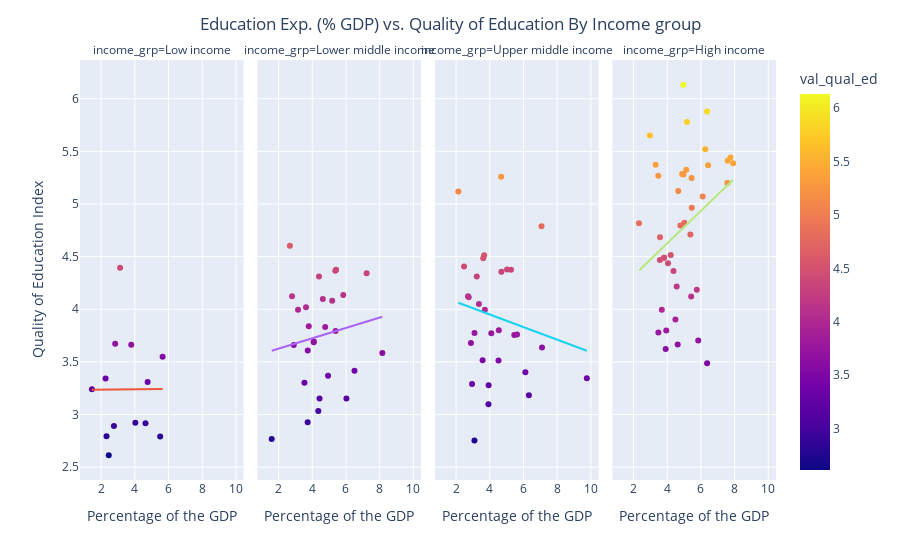

Notebook cell for this chart:
### Markdown cell above
While the R2 across the different income groups is still low. We can see that the trend. It emphasis the gap; low income countries remain locked even if they increased the education expenditure and the high income increases as they increase the budget

Let's check if the tren holds when we add all the years as independent data points

### Code cell
px.scatter(data_frame=df_gdp_qual,x='edu_pcnt_gdp',y='val_qual_ed',color='val_qual_ed',hover_data=['country_name','year'],facet_col='income_grp',trendline='ols', category_orders=income_grp_ord)
fig.update_layout(
    title={
        'text': 'Education Exp. (% GDP) vs. Quality of Education By Income group',
        'x':0.5,
        'xanchor': 'center'},
    xaxis_title='Percentage of the GDP',
    yaxis_title='Quality of Education Index'
)
fig.for_each_xaxis(lambda x: x.update(title = 'Percentage of the GDP'))
fig.show()

### Figure 1 — Plotly figure (JSON) as saved in the notebook; plotly's stock layout.template omitted (floating-point values rounded to 4 significant figures)
{"data": [{"hovertemplate": "<b>%{hovertext}</b><br><br>income_grp=Low income<br>edu_pcnt_gdp=%{x}<br>val_qual_ed=%{marker.color}<extra></extra>", "hovertext": ["Republic of Burundi", "Democratic Republic of the Congo", "Federal Democratic Republic of Ethiopia", "Republic of Guinea", "Republic of Liberia", "Republic of Madagascar", "Republic of Mali", "Republic of Mozambique", "Republic of Malawi", "Republic of Rwanda", "Republic of Sierra Leone", "Republic of Chad", "Republic of Uganda"], "legendgroup": "", "marker": {"color": [3.31, 3.241, 3.549, 2.795, 2.892, 3.672, 3.664, 2.79, 2.923, 4.394, 2.917, 2.613, 3.343], "coloraxis": "coloraxis", "symbol": "circle"}, "mode": "markers", "name": "", "orientation": "v", "showlegend": false, "type": "scatter", "x": [4.762, 1.455, 5.65, 2.32, 2.761, 2.836, 3.79, 5.506, 4.031, 3.126, 4.636, 2.455, 2.263], "xaxis": "x", "y": [3.31, 3.241, 3.549, 2.795, 2.892, 3.672, 3.664, 2.79, 2.923, 4.394, 2.917, 2.613, 3.343], "yaxis": "y"}, {"hovertemplate": "<b>OLS trendline</b><br>val_qual_ed = 0.00131219 * edu_pcnt_gdp + 3.23399<br>R<sup>2</sup>=0.000012<br><br>income_grp=Low income<br>edu_pcnt_gdp=%{x}<br>val_qual_ed=%{y} <b>(trend)</b><extra></extra>", "legendgroup": "", "marker": {"symbol": "circle"}, "mode": "lines", "name": "", "showlegend": false, "type": "scatter", "x": [1.455, 2.263, 2.32, 2.455, 2.761, 2.836, 3.126, 3.79, 4.031, 4.636, 4.762, 5.506, 5.65], "xaxis": "x", "y": [3.236, 3.237, 3.237, 3.237, 3.238, 3.238, 3.238, 3.239, 3.239, 3.24, 3.24, 3.241, 3.241], "yaxis": "y"}, {"hovertemplate": "<b>%{hovertext}</b><br><br>income_grp=Lower middle income<br>edu_pcnt_gdp=%{x}<br>val_qual_ed=%{marker.color}<extra></extra>", "hovertext": ["Republic of Benin", "Kingdom of Bhutan", "Republic of Cameroon", "Republic of Cabo Verde", "People's Democratic Republic of Algeria", "Republic of Ghana", "Republic of Honduras", "Republic of Haiti", "Republic of Indonesia", "Islamic Republic of Iran", "Republic of Kenya", "Kyrgyz Republic", "Democratic Socialist Republic of Sri Lanka", "Kingdom of Lesotho", "Mongolia", "Republic of Nicaragua", "Nepal", "Islamic Republic of Pakistan", "Republic of the Philippines", "Republic of Senegal", "Republic of El Salvador", "Republic of Tajikistan", "United Republic of Tanzania", "Ukraine", "Socialist Republic of Vietnam", "Republic of Zambia", "Republic of Zimbabwe"], "legendgroup": "", "marker": {"color": [3.303, 4.341, 3.995, 4.08, 3.417, 4.019, 3.369, 2.768, 4.603, 3.838, 4.365, 3.152, 4.124, 3.584, 3.693, 3.032, 3.831, 3.66, 4.312, 4.097, 2.928, 4.135, 3.151, 4.374, 3.687, 3.609, 3.793], "coloraxis": "coloraxis", "symbol": "circle"}, "mode": "markers", "name": "", "orientation": "v", "showlegend": false, "type": "scatter", "x": [3.536, 7.226, 3.155, 5.182, 6.505, 3.627, 4.937, 1.591, 2.67, 3.79, 5.367, 6.026, 2.799, 8.157, 4.089, 4.358, 4.767, 2.9, 4.4, 4.625, 3.725, 5.838, 4.431, 5.412, 4.086, 3.73, 5.381], "xaxis": "x2", "y": [3.303, 4.341, 3.995, 4.08, 3.417, 4.019, 3.369, 2.768, 4.603, 3.838, 4.365, 3.152, 4.124, 3.584, 3.693, 3.032, 3.831, 3.66, 4.312, 4.097, 2.928, 4.135, 3.151, 4.374, 3.687, 3.609, 3.793], "yaxis": "y2"}, {"hovertemplate": "<b>OLS trendline</b><br>val_qual_ed = 0.0490642 * edu_pcnt_gdp + 3.52818<br>R<sup>2</sup>=0.021246<br><br>income_grp=Lower middle income<br>edu_pcnt_gdp=%{x}<br>val_qual_ed=%{y} <b>(trend)</b><extra></extra>", "legendgroup": "", "marker": {"symbol": "circle"}, "mode": "lines", "name": "", "showlegend": false, "type": "scatter", "x": [1.591, 2.67, 2.799, 2.9, 3.155, 3.536, 3.627, 3.725, 3.73, 3.79, 4.086, 4.089, 4.358, 4.4, 4.431, 4.625, 4.767, 4.937, 5.182, 5.367, 5.381, 5.412, 5.838, 6.026, 6.505, 7.226, 8.157], "xaxis": "x2", "y": [3.606, 3.659, 3.666, 3.67, 3.683, 3.702, 3.706, 3.711, 3.711, 3.714, 3.729, 3.729, 3.742, 3.744, 3.746, 3.755, 3.762, 3.77, 3.782, 3.791, 3.792, 3.794, 3.815, 3.824, 3.847, 3.883, 3.928], "yaxis": "y2"}, {"hovertemplate": "<b>%{hovertext}</b><br><br>income_grp=Upper middle income<br>edu_pcnt_gdp=%{x}<br>val_qual_ed=%{marker.color}<extra></extra>", "hovertext": ["Republic of Albania", "Argentine Republic", "Republic of Armenia", "Republic of Azerbaijan", "Republic of Bulgaria", "Federative Republic of Brazil", "Republic of Botswana", "People's Republic of China", "Republic of Colombia", "Republic of Costa Rica", "Dominican Republic", "Georgia", "Republic of Guatemala", "Jamaica", "Hashemite Kingdom of Jordan", "Republic of Kazakhstan", "Lebanese Republic", "Republic of Moldova", "United Mexican States", "Republic of Mauritius", "Malaysia", "Republic of Namibia", "Republic of Panama", "Republic of Peru", "Republic of Paraguay", "Romania", "Russian Federation", "Republic of Serbia", "Kingdom of Thailand", "Republic of South Africa"], "legendgroup": "", "marker": {"color": [4.486, 3.757, 4.123, 4.406, 3.773, 3.183, 3.636, 4.514, 3.8, 4.788, 3.097, 3.515, 3.29, 4.375, 4.312, 4.113, 5.119, 3.76, 3.512, 4.377, 5.258, 3.345, 3.68, 3.277, 2.754, 3.774, 4.356, 3.996, 4.051, 3.402], "coloraxis": "coloraxis", "symbol": "circle"}, "mode": "markers", "name": "", "orientation": "v", "showlegend": false, "type": "scatter", "x": [3.612, 5.454, 2.708, 2.474, 4.091, 6.32, 7.1, 3.667, 4.536, 7.07, 3.92, 3.574, 2.95, 5.26, 3.229, 2.751, 2.133, 5.618, 4.518, 5.023, 4.675, 9.76, 2.882, 3.931, 3.09, 3.095, 4.69, 3.71, 3.356, 6.113], "xaxis": "x3", "y": [4.486, 3.757, 4.123, 4.406, 3.773, 3.183, 3.636, 4.514, 3.8, 4.788, 3.097, 3.515, 3.29, 4.375, 4.312, 4.113, 5.119, 3.76, 3.512, 4.377, 5.258, 3.345, 3.68, 3.277, 2.754, 3.774, 4.356, 3.996, 4.051, 3.402], "yaxis": "y3"}, {"hovertemplate": "<b>OLS trendline</b><br>val_qual_ed = -0.0598396 * edu_pcnt_gdp + 4.18955<br>R<sup>2</sup>=0.028203<br><br>income_grp=Upper middle income<br>edu_pcnt_gdp=%{x}<br>val_qual_ed=%{y} <b>(trend)</b><extra></extra>", "legendgroup": "", "marker": {"symbol": "circle"}, "mode": "lines", "name": "", "showlegend": false, "type": "scatter", "x": [2.133, 2.474, 2.708, 2.751, 2.882, 2.95, 3.09, 3.095, 3.229, 3.356, 3.574, 3.612, 3.667, 3.71, 3.92, 3.931, 4.091, 4.518, 4.536, 4.675, 4.69, 5.023, 5.26, 5.454, 5.618, 6.113, 6.32, 7.07, 7.1, 9.76], "xaxis": "x3", "y": [4.062, 4.042, 4.028, 4.025, 4.017, 4.013, 4.005, 4.004, 3.996, 3.989, 3.976, 3.973, 3.97, 3.968, 3.955, 3.954, 3.945, 3.919, 3.918, 3.91, 3.909, 3.889, 3.875, 3.863, 3.853, 3.824, 3.811, 3.766, 3.765, 3.606], "yaxis": "y3"}, {"hovertemplate": "<b>%{hovertext}</b><br><br>income_grp=High income<br>edu_pcnt_gdp=%{x}<br>val_qual_ed=%{marker.color}<extra></extra>", "hovertext": ["Commonwealth of Australia", "Republic of Austria", "Kingdom of Belgium", "Kingdom of Bahrain", "Switzerland", "Republic of Chile", "Republic of Cyprus", "Czech Republic", "Federal Republic of Germany", "Kingdom of Denmark", "Kingdom of Spain", "Republic of Estonia", "Republic of Finland", "French Republic", "United Kingdom of Great Britain and Northern Ireland", "Hellenic Republic", "Hong Kong Special Administrative Region of the People's Republic of China", "Republic of Croatia", "Hungary", "Ireland", "Republic of Iceland", "State of Israel", "Italian Republic", "State of Kuwait", "Republic of Lithuania", "Grand Duchy of Luxembourg", "Republic of Latvia", "Republic of Malta", "Kingdom of the Netherlands", "Kingdom of Norway", "New Zealand", "Sultanate of Oman", "Republic of Poland", "Portuguese Republic", "State of Qatar", "Slovak Republic", "Republic of Slovenia", "Kingdom of Sweden", "Republic of Seychelles", "Republic of Trinidad and Tobago", "Oriental Republic of Uruguay"], "legendgroup": "", "marker": {"color": [5.325, 4.71, 5.367, 4.817, 6.133, 4.122, 4.184, 4.489, 5.284, 5.441, 4.515, 5.281, 5.878, 4.963, 5.246, 3.778, 5.372, 3.622, 3.664, 5.269, 5.411, 5.072, 4.438, 3.486, 4.489, 4.684, 4.364, 5.124, 5.779, 5.386, 5.519, 3.703, 4.217, 4.821, 5.651, 3.799, 4.796, 5.199, 3.995, 4.469, 3.902], "coloraxis": "coloraxis", "symbol": "circle"}, "mode": "markers", "name": "", "orientation": "v", "showlegend": false, "type": "scatter", "x": [5.128, 5.372, 6.425, 2.325, 4.952, 5.42, 5.754, 3.806, 4.883, 7.752, 4.208, 4.956, 6.363, 5.452, 5.444, 3.472, 3.31, 3.906, 4.62, 3.469, 7.584, 6.103, 4.045, 6.365, 3.812, 3.57, 4.37, 4.652, 5.175, 7.912, 6.26, 5.84, 4.558, 5.016, 2.967, 3.941, 4.781, 7.569, 3.677, 3.561, 4.486], "xaxis": "x4", "y": [5.325, 4.71, 5.367, 4.817, 6.133, 4.122, 4.184, 4.489, 5.284, 5.441, 4.515, 5.281, 5.878, 4.963, 5.246, 3.778, 5.372, 3.622, 3.664, 5.269, 5.411, 5.072, 4.438, 3.486, 4.489, 4.684, 4.364, 5.124, 5.779, 5.386, 5.519, 3.703, 4.217, 4.821, 5.651, 3.799, 4.796, 5.199, 3.995, 4.469, 3.902], "yaxis": "y4"}, {"hovertemplate": "<b>OLS trendline</b><br>val_qual_ed = 0.154194 * edu_pcnt_gdp + 4.01036<br>R<sup>2</sup>=0.088652<br><br>income_grp=High income<br>edu_pcnt_gdp=%{x}<br>val_qual_ed=%{y} <b>(trend)</b><extra></extra>", "legendgroup": "", "marker": {"symbol": "circle"}, "mode": "lines", "name": "", "showlegend": false, "type": "scatter", "x": [2.325, 2.967, 3.31, 3.469, 3.472, 3.561, 3.57, 3.677, 3.806, 3.812, 3.906, 3.941, 4.045, 4.208, 4.37, 4.486, 4.558, 4.62, 4.652, 4.781, 4.883, 4.952, 4.956, 5.016, 5.128, 5.175, 5.372, 5.42, 5.444, 5.452, 5.754, 5.84, 6.103, 6.26, 6.363, 6.365, 6.425, 7.569, 7.584, 7.752, 7.912], "xaxis": "x4", "y": [4.369, 4.468, 4.521, 4.545, 4.546, 4.559, 4.561, 4.577, 4.597, 4.598, 4.613, 4.618, 4.634, 4.659, 4.684, 4.702, 4.713, 4.723, 4.728, 4.748, 4.763, 4.774, 4.775, 4.784, 4.801, 4.808, 4.839, 4.846, 4.85, 4.851, 4.898, 4.911, 4.951, 4.976, 4.992, 4.992, 5.001, 5.177, 5.18, 5.206, 5.23], "yaxis": "y4"}], "layout": {"annotations": [{"font": {}, "showarrow": false, "text": "income_grp=Low income", "x": 0.1175, "xanchor": "center", "xref": "paper", "y": 1, "yanchor": "bottom", "yref": "paper"}, {"font": {}, "showarrow": false, "text": "income_grp=Lower middle income", "x": 0.3725, "xanchor": "center", "xref": "paper", "y": 1, "yanchor": "bottom", "yref": "paper"}, {"font": {}, "showarrow": false, "text": "income_grp=Upper middle income", "x": 0.6275, "xanchor": "center", "xref": "paper", "y": 1, "yanchor": "bottom", "yref": "paper"}, {"font": {}, "showarrow": false, "text": "income_grp=High income", "x": 0.8825, "xanchor": "center", "xref": "paper", "y": 1, "yanchor": "bottom", "yref": "paper"}], "coloraxis": {"colorbar": {"title": {"text": "val_qual_ed"}}, "colorscale": [[0, "#0d0887"], [0.1111, "#46039f"], [0.2222, "#7201a8"], [0.3333, "#9c179e"], [0.4444, "#bd3786"], [0.5556, "#d8576b"], [0.6667, "#ed7953"], [0.7778, "#fb9f3a"], [0.8889, "#fdca26"], [1, "#f0f921"]]}, "legend": {"tracegroupgap": 0}, "margin": {"t": 60}, "title": {"text": "Education Exp. (% GDP) vs. Quality of Education By Income group", "x": 0.5, "xanchor": "center"}, "xaxis": {"anchor": "y", "domain": [0, 0.235], "title": {"text": "Percentage of the GDP"}}, "xaxis2": {"anchor": "y2", "domain": [0.255, 0.49], "matches": "x", "title": {"text": "Percentage of the GDP"}}, "xaxis3": {"anchor": "y3", "domain": [0.51, 0.745], "matches": "x", "title": {"text": "Percentage of the GDP"}}, "xaxis4": {"anchor": "y4", "domain": [0.765, 1.0], "matches": "x", "title": {"text": "Percentage of the GDP"}}, "yaxis": {"anchor": "x", "domain": [0, 1], "title": {"text": "Quality of Education Index"}}, "yaxis2": {"anchor": "x2", "domain": [0, 1], "matches": "y", "showticklabels": false}, "yaxis3": {"anchor": "x3", "domain": [0, 1], "matches": "y", "showticklabels": false}, "yaxis4": {"anchor": "x4", "domain": [0, 1], "matches": "y", "showticklabels": false}}}
